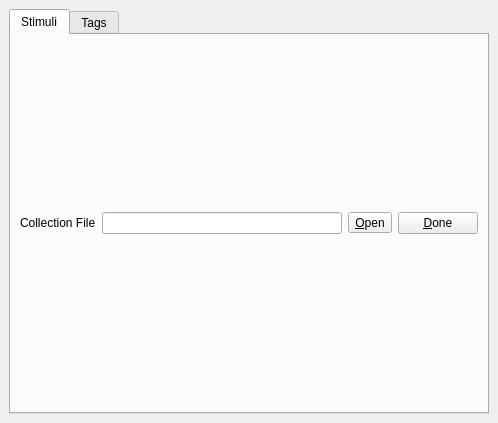
<?xml version="1.0" encoding="UTF-8"?>
<ui version="4.0">
 <class>Experiment</class>
 <widget class="QMainWindow" name="Experiment">
  <property name="windowModality">
   <enum>Qt::ApplicationModal</enum>
  </property>
  <property name="geometry">
   <rect>
    <x>0</x>
    <y>0</y>
    <width>498</width>
    <height>423</height>
   </rect>
  </property>
  <property name="windowTitle">
   <string>MainWindow</string>
  </property>
  <widget class="QWidget" name="centralwidget">
   <layout class="QHBoxLayout" name="horizontalLayout">
    <item>
     <widget class="QTabWidget" name="tabWidget">
      <property name="currentIndex">
       <number>0</number>
      </property>
      <widget class="QWidget" name="stimuliTab">
       <attribute name="title">
        <string>Stimuli</string>
       </attribute>
       <layout class="QGridLayout" name="gridLayout">
        <item row="0" column="0">
         <layout class="QVBoxLayout" name="verticalLayout">
          <item>
           <layout class="QHBoxLayout" name="horizontalLayout_2">
            <item>
             <widget class="QLabel" name="collectionFileLabel">
              <property name="text">
               <string>Collection File</string>
              </property>
             </widget>
            </item>
            <item>
             <widget class="QLineEdit" name="collectionFileLineEdit"/>
            </item>
            <item>
             <widget class="QToolButton" name="openCollectionFileButton">
              <property name="text">
               <string>&amp;Open</string>
              </property>
              <property name="shortcut">
               <string>Ctrl+O</string>
              </property>
             </widget>
            </item>
            <item>
             <widget class="QPushButton" name="donePushButton_2">
              <property name="text">
               <string>&amp;Done</string>
              </property>
              <property name="shortcut">
               <string>Ctrl+D</string>
              </property>
             </widget>
            </item>
           </layout>
          </item>
         </layout>
        </item>
       </layout>
      </widget>
      <widget class="QWidget" name="tagsTab">
       <attribute name="title">
        <string>Tags</string>
       </attribute>
       <layout class="QGridLayout" name="gridLayout_2">
        <item row="0" column="0">
         <layout class="QHBoxLayout" name="horizontalLayout_3">
          <item>
           <widget class="QPushButton" name="addTagPushButton">
            <property name="text">
             <string>&amp;Add Tag</string>
            </property>
            <property name="shortcut">
             <string>Ctrl+A</string>
            </property>
           </widget>
          </item>
          <item>
           <widget class="QPushButton" name="removeTagPushButton">
            <property name="text">
             <string>&amp;Remove Tag</string>
            </property>
            <property name="shortcut">
             <string>Ctrl+R</string>
            </property>
           </widget>
          </item>
          <item>
           <spacer name="horizontalSpacer">
            <property name="orientation">
             <enum>Qt::Horizontal</enum>
            </property>
            <property name="sizeHint" stdset="0">
             <size>
              <width>118</width>
              <height>20</height>
             </size>
            </property>
           </spacer>
          </item>
          <item>
           <widget class="QPushButton" name="donePushButton">
            <property name="text">
             <string>&amp;Done</string>
            </property>
            <property name="shortcut">
             <string>Ctrl+D</string>
            </property>
           </widget>
          </item>
         </layout>
        </item>
        <item row="1" column="0">
         <widget class="QTableView" name="editTagsView">
          <property name="selectionMode">
           <enum>QAbstractItemView::SingleSelection</enum>
          </property>
          <property name="selectionBehavior">
           <enum>QAbstractItemView::SelectRows</enum>
          </property>
          <attribute name="horizontalHeaderStretchLastSection">
           <bool>true</bool>
          </attribute>
          <attribute name="verticalHeaderVisible">
           <bool>false</bool>
          </attribute>
         </widget>
        </item>
       </layout>
      </widget>
     </widget>
    </item>
   </layout>
  </widget>
 </widget>
 <resources/>
 <connections/>
</ui>
